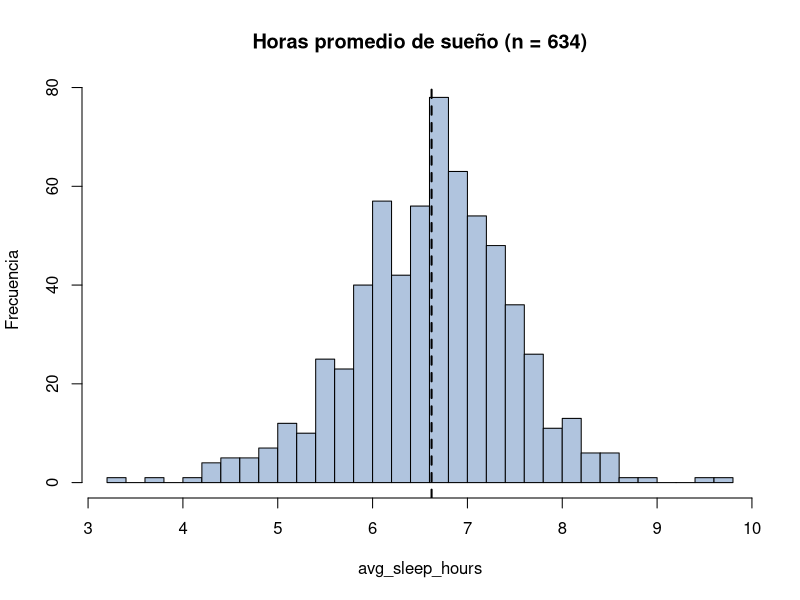
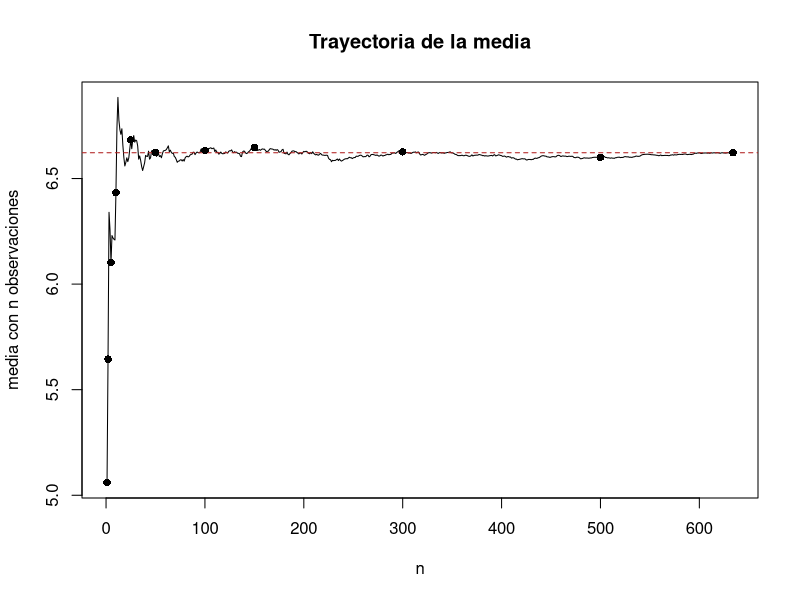
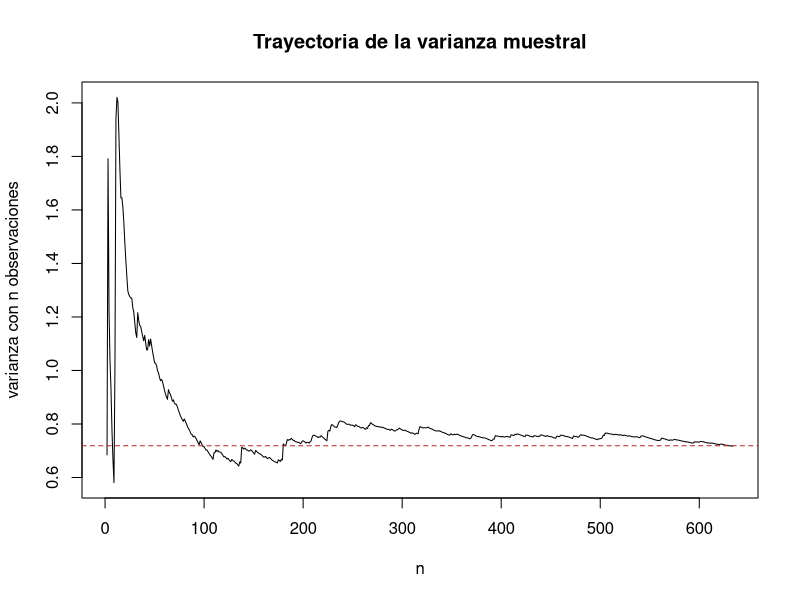
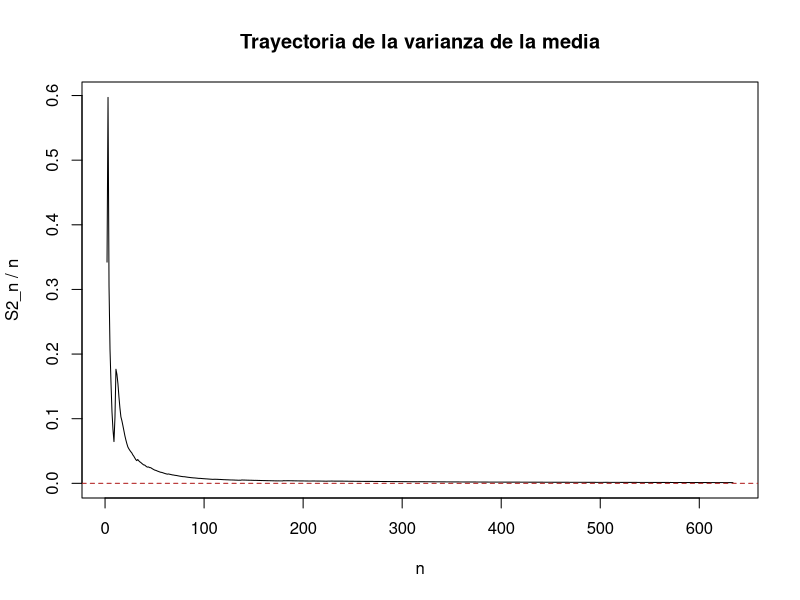
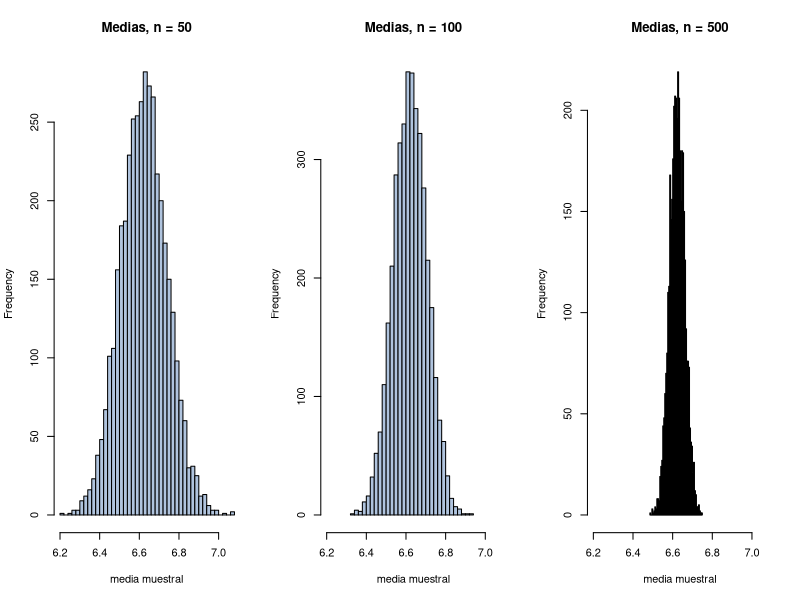
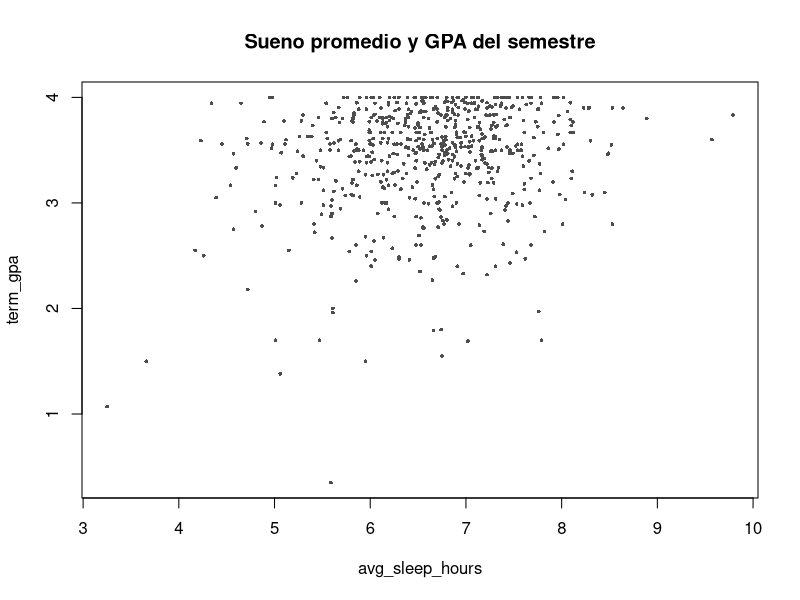
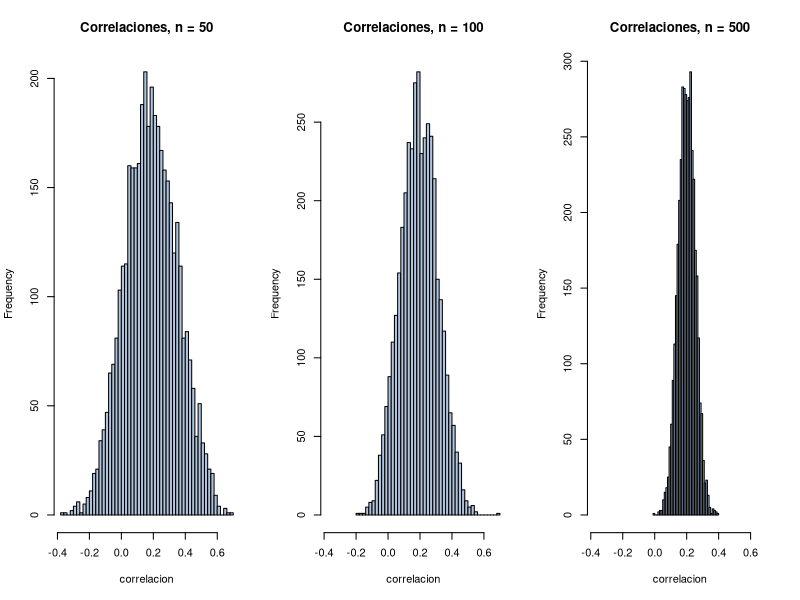
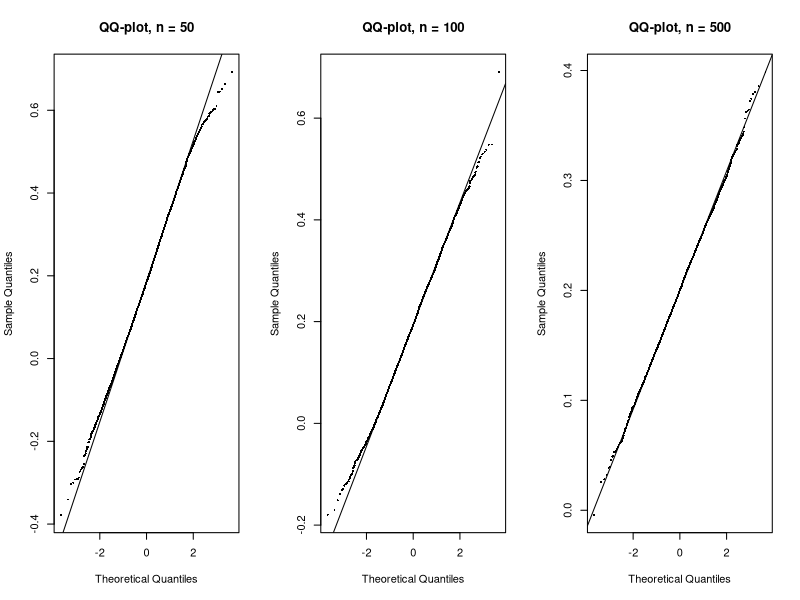

Generate these figures, in order, with R:
#  Solucionario -- Tarea "Sueño y desempeño académico"
#  Realizada por : Juan Pablo Maldonado Rojas 

d <- read.csv("sueno_gpa.csv")

#1a) Histograma avg_sleep_hours
x <- d$avg_sleep_hours

hist(x, breaks = 30, col = "lightsteelblue",
     main = "Horas promedio de sueño (n = 634)",
     xlab = "avg_sleep_hours", ylab = "Frecuencia")
abline(v = mean(x), lty = 2, lwd = 2)

c(media = mean(x), sd = sd(x), varianza = var(x))
quantile(x, c(.10, .25, .50, .75, .90))

# Posibles valores extremos: Ocupo el intercuartilico para detectar posibles extremos
ric    <- IQR(x)
cercas <- quantile(x, c(.25, .75)) + c(-1.5, 1.5) * ric
sort(x[x < cercas[1] | x > cercas[2]])   # atipicos
sum(x < cercas[1] | x > cercas[2])       # total

#1b) Tabla descriptiva de las seis variables 
vars <- c("avg_sleep_hours", "term_gpa", "prior_gpa",
          "gpa_change", "bedtime_variability", "daytime_sleep_minutes")

tabla_1b <- t(sapply(d[vars], function(v)
  c(n = length(v), media = mean(v), sd = sd(v),
    mediana = median(v), min = min(v), max = max(v))))
round(tabla_1b, 3)

# 2c) Tabla por grupo y recuperación de la media global (Ley de las medias iteradas)
d$grupo <- paste(d$university, d$semester, sep = " | ")
tabla_2c <- aggregate(avg_sleep_hours ~ grupo, data = d,
                      FUN = function(v) c(n = length(v), media = mean(v)))
tabla_2c <- do.call(data.frame, tabla_2c)
names(tabla_2c) <- c("grupo", "n", "media")
tabla_2c

# media global SOLO con la tabla: promedio ponderado por n_g/N
media_ponderada <- sum(tabla_2c$n / sum(tabla_2c$n) * tabla_2c$media)
c(ponderada = media_ponderada, muestral = mean(x),
  diferencia = media_ponderada - mean(x))

# 3a) Media conforme se acumulan observaciones (orden aleatorio con semilla)
set.seed(2026)                      # semilla 
xs <- sample(x)                     # reordenamiento aleatorio 
n_tot   <- length(xs)
med_ac  <- cumsum(xs) / seq_len(n_tot)
resalta <- c(1, 2, 5, 10, 25, 50, 100, 150, 300, 500, 634)
plot(med_ac, type = "l", xlab = "n", ylab = "media con n observaciones",
     main = "Trayectoria de la media")
abline(h = mean(x), lty = 2, col = "firebrick")
points(resalta, med_ac[resalta], pch = 16)
round(med_ac[resalta], 4)

# 3b) Varianza muestral con las primeras n observaciones
var_ac <- sapply(2:n_tot, function(k) var(xs[1:k]))
plot(2:n_tot, var_ac, type = "l", xlab = "n", ylab = "varianza con n observaciones",
     main = "Trayectoria de la varianza muestral")
abline(h = var(x), lty = 2, col = "firebrick")
round(var_ac[resalta[-1] - 1], 4)

# 3c) Estimador de la varianza de la media: S2_n / n
varmed_ac <- var_ac / (2:n_tot)
plot(2:n_tot, varmed_ac, type = "l", xlab = "n", ylab = "S2_n / n",
     main = "Trayectoria de la varianza de la media")
abline(h = 0, lty = 2, col = "firebrick")
round(varmed_ac[resalta[-1] - 1], 5)

# 4a) 4,000 submuestras con reemplazo de tamaños 50, 100 y 500
set.seed(2027)                      # semilla 
tams   <- c(50, 100, 500)
medias <- sapply(tams, function(k) replicate(4000, mean(sample(x, k, replace = TRUE))))
colnames(medias) <- paste0("n", tams)
lim <- range(medias)                
par(mfrow = c(1, 3))
for (j in 1:3) hist(medias[, j], breaks = 40, xlim = lim, col = "lightsteelblue",
                    main = paste0("Medias, n = ", tams[j]), xlab = "media muestral")
par(mfrow = c(1, 1))
rbind(sd_simulada = apply(medias, 2, sd),
      sd_analitica = sd(x) / sqrt(tams))

# 4c) Tres versiones del IC al 92% para las submuestras de tamaño 100
z92  <- qnorm(0.96)                 # 92% deja 4% en cada cola
m100 <- medias[, "n100"]
ic1 <- mean(x) + c(-1, 1) * z92 * sd(x) / sqrt(100)   # varianza analítica
ic2 <- mean(x) + c(-1, 1) * z92 * sd(m100)            # varianza bootstrap + normalidad
ic3 <- quantile(m100, c(0.04, 0.96))                  # distribución empírica
round(rbind(analitico = ic1, boot_normal = ic2, percentiles = ic3), 4)

# 4d) Prueba H0: mu = 6.7 vs H1: mu != 6.7 con la varianza bootstrap
se_boot <- apply(medias, 2, sd)
z_est   <- (mean(x) - 6.7) / se_boot
valor_p <- 2 * pnorm(-abs(z_est))
round(rbind(se_boot, z = z_est, valor_p), 4)

# 5a) Variable binaria de dormir menos de 8 horas
d$menos8 <- as.integer(d$avg_sleep_hours < 8)
p_hat <- mean(d$menos8)
c(promedio = p_hat, porcentaje = 100 * p_hat, conteo = sum(d$menos8))

# 5b) Varianza muestral de la dummy contra p(1-p)
c(var_muestral = var(d$menos8),
  p_por_1menosp = p_hat * (1 - p_hat),
  razon = var(d$menos8) / (p_hat * (1 - p_hat)))

# 6a) Diagrama de dispersión
plot(d$avg_sleep_hours, d$term_gpa, pch = 16, cex = 0.5, col = "gray30",
     xlab = "avg_sleep_hours", ylab = "term_gpa",
     main = "Sueno promedio y GPA del semestre")

# 6b) Covarianza  (unidades: horas x puntos de GPA)
cov(d$avg_sleep_hours, d$term_gpa)

# 6c) Coeficiente de correlación  (sin unidades)
cor(d$avg_sleep_hours, d$term_gpa)

# 6d) Bootstrap de la correlación: remuestrear estudiantes completos (filas)
set.seed(2026)                      # semilla documentada
tams <- c(50, 100, 500)
correl <- sapply(tams, function(k)
  replicate(4000, { i <- sample(nrow(d), k, replace = TRUE)
  cor(d$avg_sleep_hours[i], d$term_gpa[i]) }))
colnames(correl) <- paste0("n", tams)
lim <- range(correl)
par(mfrow = c(1, 3))
for (j in 1:3) hist(correl[, j], breaks = 40, xlim = lim,
                    col = "lightsteelblue",
                    main = paste0("Correlaciones, n = ", tams[j]),
                    xlab = "correlacion")
par(mfrow = c(1, 1))

# 6e) IC del 87% para la correlación, sin suponer normalidad (percentiles)
#     el 87% deja 6.5% en cada cola
apply(correl, 2, quantile, probs = c(0.065, 0.935))

# 6f) Puntos extra
par(mfrow = c(1, 3))
for (j in 1:3) { qqnorm(correl[, j], main = paste0("QQ-plot, n = ", tams[j]),
                        pch = 16, cex = 0.4); qqline(correl[, j]) }
par(mfrow = c(1, 1))
apply(correl, 2, function(v) shapiro.test(v)$p.value)
